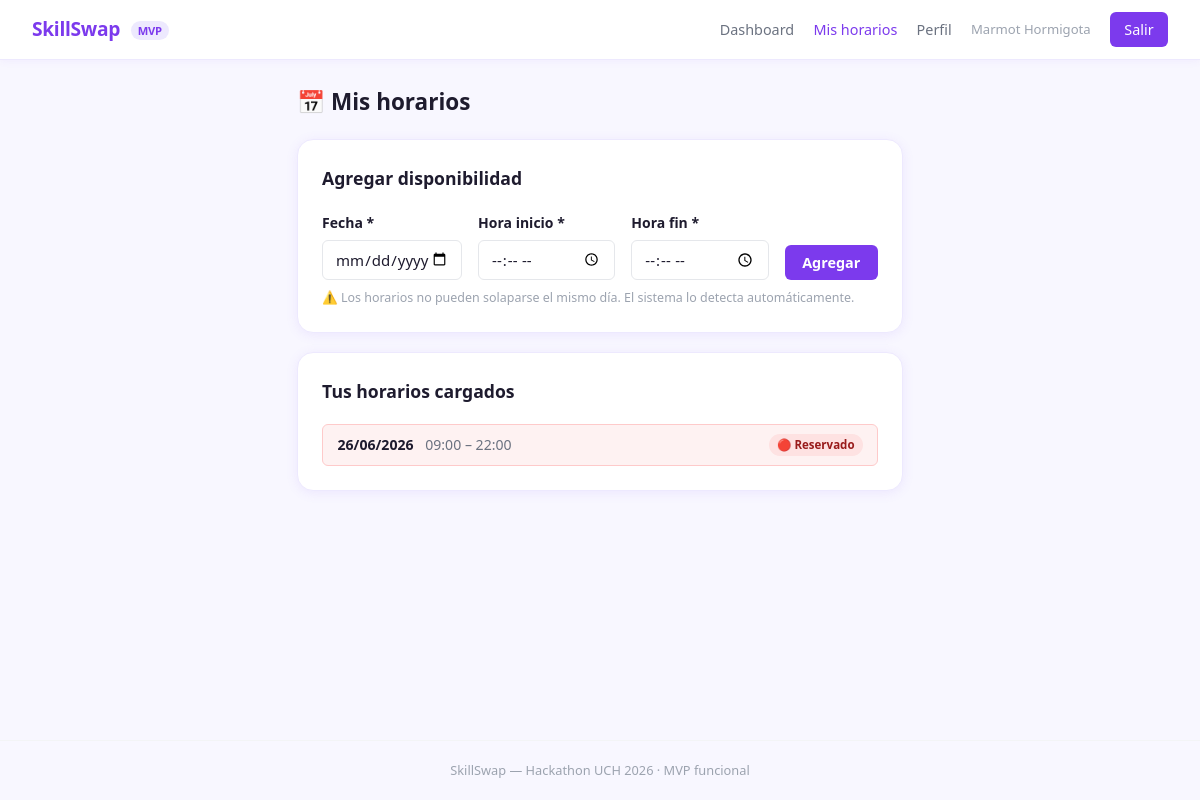
/skillswap/index.php?p=tutor_horarios (signed in), run on the app's committed database.
### tables this page shows
CREATE TABLE `horarios` (
  `id` int(10) unsigned NOT NULL AUTO_INCREMENT,
  `tutor_id` int(10) unsigned NOT NULL,
  `fecha` date NOT NULL,
  `hora_inicio` time NOT NULL,
  `hora_fin` time NOT NULL,
  `estado` enum('libre','ocupado') NOT NULL DEFAULT 'libre',
  `created_at` timestamp NOT NULL DEFAULT current_timestamp(),
  PRIMARY KEY (`id`),
  KEY `fk_hor_tutor` (`tutor_id`),
  CONSTRAINT `fk_hor_tutor` FOREIGN KEY (`tutor_id`) REFERENCES `usuarios` (`id`) ON DELETE CASCADE
);

### skillswap/app/helpers/funciones.php (called while the page is built, shortened)
<?php
function renderizar(string $vista, array $datos = []): void {
    extract($datos, EXTR_SKIP);
    $path = BASE_PATH . '/app/views/' . $vista . '.php';
    require $path;
}

### skillswap/app/controllers/TutorAlumnoController.php (called while the page is built, shortened)
<?php
class TutorController {
    private Horario   $horarioModel;
    public function __construct() {
        $this->horarioModel   = new Horario();
    }
    public function horarios(): void {
        $uid     = Session::userId();
        $horarios = $this->horarioModel->todosDelTutor($uid);
        renderizar('tutor/horarios', compact('horarios', 'exito', 'error'));
    }
}

### skillswap/config/database.php (called while the page is built, shortened)
<?php
function conectar(): PDO {
    static $pdo = null;
    if ($pdo !== null) return $pdo;
    $dsn = sprintf('mysql:host=%s;dbname=%s;charset=%s', DB_HOST, DB_NAME, DB_CHARSET);
    try {
        $pdo = new PDO($dsn, DB_USER, DB_PASS, [
            PDO::ATTR_ERRMODE            => PDO::ERRMODE_EXCEPTION,
            PDO::ATTR_DEFAULT_FETCH_MODE => PDO::FETCH_ASSOC,
            PDO::ATTR_EMULATE_PREPARES   => false,
        ]);
    } catch (PDOException $e) {
        die('<div style="padding:2rem;color:#b91c1c;font-family:sans-serif;">
            <strong>Error de conexión:</strong> ' . htmlspecialchars($e->getMessage()) . '
        </div>');
    }
    return $pdo;
}

### skillswap/app/helpers/Session.php (called while the page is built, shortened)
<?php
class Session {
    public static function userId(): int        { return (int)($_SESSION['usuario_id'] ?? 0); }
}

### skillswap/app/models/Horario.php (called while the page is built, shortened)
<?php
class Horario {
    private PDO $pdo;
    public function __construct() { $this->pdo = conectar(); }
    public function todosDelTutor(int $tutorId): array {
        $s = $this->pdo->prepare('
            SELECT * FROM horarios WHERE tutor_id=? ORDER BY fecha DESC, hora_inicio DESC
        ');
        $s->execute([$tutorId]);
        return $s->fetchAll();
    }
}

### skillswap/app/views/tutor/horarios.php (the view, shortened to what this page needs)
<!DOCTYPE html>
<html lang="es">
<head>
  <link rel="stylesheet" href="public/css/estilos.css">
</head>
<body>
<?php require BASE_PATH . '/app/views/partials/nav.php'; ?>
<div class="contenedor-md mt-3">
  <h2 style="font-weight:800;margin-bottom:1.2rem;">📅 Mis horarios</h2>
  <div class="card">
    <div class="card-header"><h2>Agregar disponibilidad</h2></div>
    <form method="POST" action="index.php?p=tutor_horarios" style="display:flex;gap:1rem;flex-wrap:wrap;align-items:flex-end;">
      <div class="form-group" style="flex:1;min-width:140px;margin:0;">
        <label>Fecha *</label>
        <input type="date" name="fecha" min="<?= date('Y-m-d', strtotime('+1 day')) ?>" required>
      </div>
      <div class="form-group" style="flex:1;min-width:120px;margin:0;">
        <label>Hora inicio *</label>
        <input type="time" name="hora_inicio" required>
      </div>
      <div class="form-group" style="flex:1;min-width:120px;margin:0;">
        <label>Hora fin *</label>
        <input type="time" name="hora_fin" required>
      </div>
      <button type="submit" class="btn btn-primary">Agregar</button>
    </form>
    <p style="font-size:.78rem;color:var(--gris-400);margin-top:.5rem;">
      ⚠️ Los horarios no pueden solaparse el mismo día. El sistema lo detecta automáticamente.
    </p>
  </div>
  <div class="card">
    <div class="card-header"><h2>Tus horarios cargados</h2></div>
    <?php if (empty($horarios)): ?>
      <div class="vacio" style="padding:1.5rem;"><p>📭</p><p>No tenés horarios cargados todavía.</p></div>
    <?php else: ?>
      <div class="horario-lista">
        <?php foreach ($horarios as $h): ?>
          <div class="horario-item <?= $h['estado'] === 'ocupado' ? 'ocupado' : '' ?>">
            <div>
              <strong><?= date('d/m/Y', strtotime($h['fecha'])) ?></strong>
              <span style="color:var(--texto-2);font-size:.88rem;margin-left:.5rem;">
                <?= date('H:i', strtotime($h['hora_inicio'])) ?> – <?= date('H:i', strtotime($h['hora_fin'])) ?>
              </span>
            </div>
            <div style="display:flex;align-items:center;gap:.6rem;">
              <span class="badge <?= $h['estado']==='libre' ? 'badge-success' : 'badge-danger' ?>">
                <?= $h['estado'] === 'libre' ? '🟢 Libre' : '🔴 Reservado' ?>
              </span>
            </div>
          </div>
        <?php endforeach; ?>
      </div>
    <?php endif; ?>
  </div>
</div>
<?php require BASE_PATH . '/app/views/partials/footer.php'; ?>
</body>
</html>

### skillswap/public/css/estilos.css (style rules this page uses)
:root { --lila-50: #f5f3ff; --lila-100: #ede9fe; --lila-200: #ddd6fe; --lila-300: #c4b5fd; --lila-400: #a78bfa; --lila-500: #8b5cf6; --lila-600: #7c3aed; --lila-700: #6d28d9; --naranja: #f97316; --rojo: #ef4444; --verde: #22c55e; --amarillo: #eab308; --azul: #3b82f6; --texto: #1e1b2e; --texto-2: #6b7280; --blanco: #ffffff; --fondo: #f8f7ff; --gris-100: #f3f4f6; --gris-200: #e5e7eb; --gris-400: #9ca3af; --font: 'Segoe UI', system-ui, sans-serif; --font-mono: 'Consolas', monospace; --radio: 10px; --radio-sm: 6px; --radio-lg: 16px; --sombra: 0 2px 12px rgba(139,92,246,.10); --trans: .15s ease; }
*, *::before, *::after { box-sizing: border-box; margin: 0; padding: 0; }
body { font-family: var(--font); background: var(--fondo); color: var(--texto); min-height: 100vh; display: flex; flex-direction: column; font-size: 15px; line-height: 1.6; }
textarea, input, select, button { font-family: inherit; font-size: inherit; }
.contenedor-md { max-width: 780px; margin: 0 auto; padding: 0 1.5rem; }
.mt-3 { margin-top: 1.5rem; }
.card { background: var(--blanco); border-radius: var(--radio-lg); border: 1.5px solid var(--lila-100); padding: 1.5rem; box-shadow: var(--sombra); margin-bottom: 1.2rem; }
.card-header { margin-bottom: 1.2rem; }
.card-header h2 { font-size: 1.1rem; font-weight: 700; }
.btn { display: inline-flex; align-items: center; gap: .4rem; padding: .5rem 1.1rem; border-radius: var(--radio-sm); font-weight: 600; font-size: .9rem; cursor: pointer; border: none; transition: all var(--trans); text-decoration: none; white-space: nowrap; }
.btn-primary { background: var(--lila-600); color: #fff; }
.form-group { margin-bottom: 1rem; }
.form-group label { display: block; font-weight: 600; font-size: .875rem; margin-bottom: .35rem; }
.form-group input, .form-group select, .form-group textarea { width: 100%; border: 1.5px solid var(--gris-200); border-radius: var(--radio-sm); padding: .5rem .75rem; transition: border-color var(--trans); background: var(--blanco); color: var(--texto); }
.badge { display: inline-block; font-size: .72rem; font-weight: 700; padding: 2px 8px; border-radius: 20px; white-space: nowrap; }
.badge-danger { background: #fee2e2; color: #991b1b; }
.horario-lista { display: flex; flex-direction: column; gap: .5rem; margin-top: .8rem; }
.horario-item { display: flex; align-items: center; justify-content: space-between; background: var(--lila-50); border: 1px solid var(--lila-100); border-radius: var(--radio-sm); padding: .55rem .9rem; font-size: .88rem; }
.horario-item.ocupado { background: #fef2f2; border-color: #fecaca; }

### data on the page
horarios: fecha "26/06/2026", hora_inicio "09:00", hora_fin "22:00", estado "🔴 Reservado"

### other printed values
Session::userName() "Marmot Hormigota"
